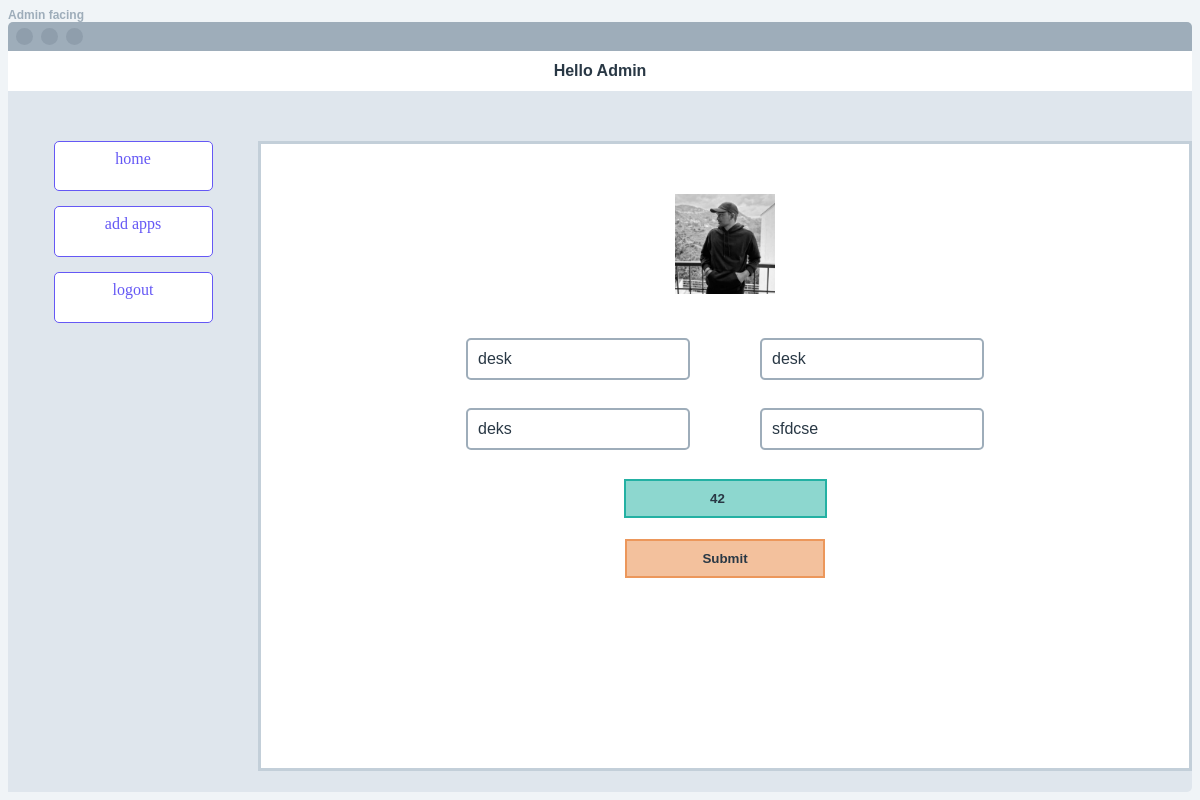
Page /app/form/5/ (signed in) on the committed database.
### main/models.py (models this page shows, shortened)
class App(models.Model):
    appicon = models.ImageField(upload_to='icon/')
    appname = models.CharField(max_length=255)
    link = models.CharField(max_length=100)
    category= models.CharField(max_length=100)
    subcategory = models.CharField(max_length=100)
    points = models.IntegerField()
    created_at = models.DateTimeField(auto_now_add=True, null=True)

### main/views.py (the view, shortened to what this page needs)
# urls.py: path('form/', views.update, name='app_insert'),
@login_required(login_url="/login")
@permission_required("main.add_app", login_url="/login", raise_exception=True)
def update(request, id=0):
    if request.method =="GET":
        if id==0:
            form = AppForm()
        else:
            app = App.objects.get(id=id)
            form = AppForm(instance=app)
        return render(request, 'main/app_form.html', {'form': form})

### main/forms.py
class AppForm(forms.ModelForm):
        class Meta:
            model = App
            fields = ('__all__')
        def __init__(self, *args, **kwargs):
            super(AppForm, self).__init__(*args, **kwargs)
            self.helper = FormHelper()
            self.helper.form_show_labels = False
            defualt_image_path = '/media/photo.png'
            self.fields['appicon'].widget.attrs['placeholder'] = defualt_image_path
            self.fields['appicon'].widget.attrs['class']= 'appicon-field'
            self.fields['appname'].widget.attrs.update({'placeholder': 'Apps Name', 'class':'appname-field'})
            self.fields['link'].widget.attrs.update({'placeholder':'App Link','class':'link-field'})
            self.fields['category'].widget.attrs.update({'placeholder':'App Category', 'class': 'catg-field'})
            self.fields['subcategory'].widget.attrs.update({'placeholder':'Sub Category', 'class': 'subcatg-field'})
            self.fields['points'].widget.attrs.update({'placeholder':'ADD POINTS', 'class': 'points-field'})

### main/templates/main/app_form.html (shortened to what this page needs)
{% extends 'main/base.html' %}
{% load static %}
{% load crispy_forms_tags %}
{% block content %}
<div class="content-above">  </div>
<div class="content">
    <div class="content-form-div">
    <form action="" method="post" autocomplete="off" enctype="multipart/form-data"  id="AdminForm">
        <div>
        <div class="appicon-div">
                <div class="appicon-div2">
                <img id="logo" src="{% if form.appicon.value %}{{ form.appicon.value.url }}{% else %}/media/photo.png{% endif %}" alt="appicon">
                </div>
        </div>
        <div class="appname-div">
            {{ form.appname|as_crispy_field }}
            {{ form.link|as_crispy_field }}
        </div>
        <div class="category-div">
            {{ form.category|as_crispy_field }}
            {{ form.subcategory|as_crispy_field }}
        </div>
        <div class="points-div">
            {{ form.points|as_crispy_field }}
        </div>
        </div>
        <div class="submit-div">
                <button type="submit" class="submitform-button" id="submitform-button">Submit</button>
        </div>
    </form>
</div>
</div>
{% endblock content %}

### main/templates/main/base.html (shortened to what this page needs)
{% load static %}
<!DOCTYPE html>
<html lang="en">
<head>
    <link rel="stylesheet" href="{% static 'main/style.css' %}">
</head>
<body>
<div class="centered-div">
{% for group in request.user.groups.all %}
{% if group.name == 'admin' %}
    <p class="admin-facing-text">Admin facing</p>
    <div class="inner-div">
        <div class="circle"></div>
        <div class="circle"></div>
        <div class="circle"></div>
    </div>
    <div class="inner-div">
        <p class="hello-admin-text">Hello Admin</p>
    </div>
    <div class="main-container">
        <div class="navbar">
            <a href="/app/" class="navbar-link active">home</a>
            <a href="{% url 'app_insert' %}" class="navbar-link active">add apps</a>
            <a href="/logout/" class="navbar-link active">logout</a>
        </div>
{% endif %}
        <div class="content-wrapper">
                {% block content %}
                {% endblock content %}
        </div>
    </div>
    </div>
{% endfor %}
</body>
</html>

### main/static/main/style.css (style rules this page uses)
body { background-color: rgba(240, 244, 247, 255); overflow: hidden; }
.centered-div { height: 98vh; background-color: rgba(240, 244, 247, 255); display: flex; flex-direction: column; }
.admin-facing-text { text-align: left; margin:0px; font-size: 12px; font-family: sans-serif; font-weight: bold; color: #9eadba; }
.hello-admin-text { font-family: sans-serif; font-weight: bold; color: #293845; }
.inner-div { display: flex; align-items: center; }
.inner-div:nth-child(2) { height: 30px; border-radius: 5px 5px 0px 0px; background-color: #9eadba; }
.circle { width: 17px; height: 17px; border-radius: 50%; background-color: #8f9eac; border-radius: 50%; margin-left: 8px; }
.inner-div:nth-child(3) { justify-content: center; height: 40px; background-color: white ; }
.main-container { display: flex; width: 100%; height:80%; background-color: #dfe6ed ; border-radius: 0px 0px 5px 5px; height: 91vh; }
.navbar { padding-top: 50px; display: flex; flex-direction: column; align-items: center; width: 250px; background-color: #dfe6ed; }
.navbar a { width:50%; height: 5%; text-align: center; vertical-align: text-bottom; margin-bottom: 15px; display: inline-block; padding: 8px 16px; background-color: white; color: #6558f5; border: 1px solid #6558f5; text-decoration: none; border-radius: 5px; cursor: pointer; }
.content-wrapper { flex: 1; flex-direction: column; flex-wrap: wrap; display: flex; overflow-y: auto; height:85vh; background-color: white; }
.content-above { display: flex; height: 50px; background-color: #dfe6ed; align-items: center; }
.content { flex: 1; padding: 30px; padding-right: 15px; padding-left: 15px; border: 3px solid #c3cfd9; overflow-y: auto; }
.content-form-div { display: flex; flex-direction: column; background-color: #ffffff; }
.appicon-div { display: inline-block; cursor: pointer; margin: 0 10px; background-color: #ffffff; margin-top: 20px; margin-bottom: 30px; height: 100px; display: flex; justify-content: center; align-items: center; }
.appicon-div2 { position: relative; display: inline-block; cursor: pointer; background-color: #ffffff; height: 100px; display: flex; justify-content: center; align-items: center; }
#logo { max-width: 100px; max-height: 100px; }
.appname-div { background-color: #ffffff; margin: 0 10px; height: 70px; display: flex; justify-content: center; align-items: center; }
.category-div { background-color: #ffffff; margin: 0 10px; height: 70px; display: flex; justify-content: center; align-items: center; }
.points-div { background-color: #ffffff; margin: 0 10px; height: 70px; display: flex; justify-content: center; align-items: center; }
.submit-div { background-color: #ffffff; margin: 0 10px; height: 50px; display: flex; justify-content: center; align-items: center; }
.appname-field, .link-field, .catg-field, .subcatg-field { width: 200px; padding: 10px; margin: 10px; font-size: 16px; border: 2px solid #9eadba; border-radius: 5px; color: #293845; transition: border-color 0.3s, colinks; }
.appname-field, .link-field, .catg-field, .subcatg-field { color: #293845; transition: color 0.3s; }
.appname-field { margin-right: 35px; }
.link-field { margin-left:35px }
.catg-field { margin-right: 35px; }
.subcatg-field { margin-left: 35px; }
.points-field::placeholder { color:#293845; }
.points-field { display: inline-block; padding: 10px; text-decoration: none; font-family: sans-serif; font-weight: bold; cursor: pointer; text-align: center; background-color: #8dd7cf; color:#293845; border: 2px solid #23b1a3; }
.submitform-button { display: none; padding: 10px 75px; cursor: pointer; font-weight: bold; text-align: center; text-decoration: none; background-color: #f3c19d; color: #293845; border: 2px solid #ec975b; }

### rows in the picture
App: appname "desk", link "desk", category "deks", subcategory "sfdcse", points "42"
